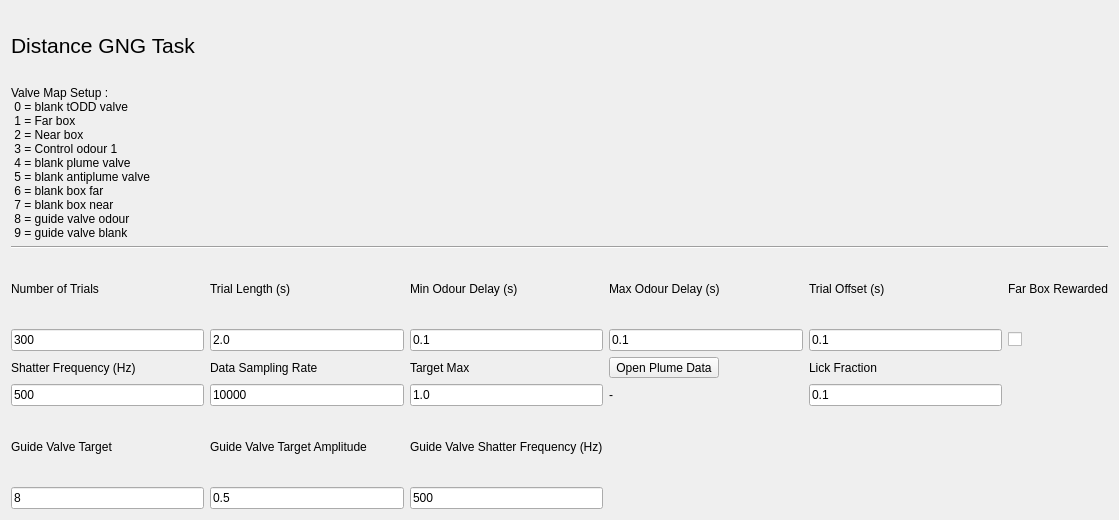
<?xml version="1.0" encoding="UTF-8"?>
<ui version="4.0">
 <class>Form</class>
 <widget class="QWidget" name="Form">
  <property name="geometry">
   <rect>
    <x>0</x>
    <y>0</y>
    <width>1119</width>
    <height>520</height>
   </rect>
  </property>
  <property name="windowTitle">
   <string>Form</string>
  </property>
  <layout class="QGridLayout" name="gridLayout">
   <item row="4" column="3">
    <widget class="QLabel" name="label_11">
     <property name="text">
      <string>Max Odour Delay (s)</string>
     </property>
    </widget>
   </item>
   <item row="5" column="2">
    <widget class="QLineEdit" name="mindelayEdit">
     <property name="text">
      <string>0.1</string>
     </property>
    </widget>
   </item>
   <item row="1" column="0" colspan="6">
    <widget class="QLabel" name="label_13">
     <property name="text">
      <string>Valve Map Setup : 
 0 = blank tODD valve 
 1 = Far box 
 2 = Near box 
 3 = Control odour 1 
 4 = blank plume valve 
 5 = blank antiplume valve 
 6 = blank box far 
 7 = blank box near 
 8 = guide valve odour 
 9 = guide valve blank</string>
     </property>
    </widget>
   </item>
   <item row="4" column="0">
    <widget class="QLabel" name="label">
     <property name="text">
      <string>Number of Trials</string>
     </property>
    </widget>
   </item>
   <item row="4" column="5">
    <widget class="QLabel" name="label_7">
     <property name="text">
      <string>Far Box Rewarded</string>
     </property>
    </widget>
   </item>
   <item row="5" column="5">
    <widget class="QCheckBox" name="FarBoxRewardedCheck">
     <property name="text">
      <string/>
     </property>
    </widget>
   </item>
   <item row="5" column="1">
    <widget class="QLineEdit" name="trialLengthEdit">
     <property name="text">
      <string>2.0</string>
     </property>
    </widget>
   </item>
   <item row="6" column="1">
    <widget class="QLabel" name="label_9">
     <property name="text">
      <string>Data Sampling Rate</string>
     </property>
    </widget>
   </item>
   <item row="4" column="2">
    <widget class="QLabel" name="label_2">
     <property name="text">
      <string>Min Odour Delay (s)</string>
     </property>
    </widget>
   </item>
   <item row="6" column="3">
    <widget class="QToolButton" name="openPlumeDataButton">
     <property name="text">
      <string>Open Plume Data</string>
     </property>
    </widget>
   </item>
   <item row="4" column="1">
    <widget class="QLabel" name="label_5">
     <property name="text">
      <string>Trial Length (s)</string>
     </property>
    </widget>
   </item>
   <item row="2" column="0" colspan="6">
    <widget class="Line" name="line_2">
     <property name="orientation">
      <enum>Qt::Horizontal</enum>
     </property>
    </widget>
   </item>
   <item row="7" column="3">
    <widget class="QLabel" name="plumeDataLabel">
     <property name="text">
      <string>-</string>
     </property>
    </widget>
   </item>
   <item row="7" column="4">
    <widget class="QLineEdit" name="lickFractionEdit">
     <property name="text">
      <string>0.1</string>
     </property>
    </widget>
   </item>
   <item row="4" column="4">
    <widget class="QLabel" name="label_4">
     <property name="enabled">
      <bool>true</bool>
     </property>
     <property name="text">
      <string>Trial Offset (s)</string>
     </property>
    </widget>
   </item>
   <item row="5" column="3">
    <widget class="QLineEdit" name="maxdelayEdit">
     <property name="text">
      <string>0.1</string>
     </property>
    </widget>
   </item>
   <item row="5" column="0">
    <widget class="QLineEdit" name="nTrialsEdit">
     <property name="text">
      <string>300</string>
     </property>
    </widget>
   </item>
   <item row="5" column="4">
    <widget class="QLineEdit" name="offsetEdit">
     <property name="text">
      <string>0.1</string>
     </property>
    </widget>
   </item>
   <item row="6" column="2">
    <widget class="QLabel" name="label_10">
     <property name="text">
      <string>Target Max</string>
     </property>
    </widget>
   </item>
   <item row="7" column="1">
    <widget class="QLineEdit" name="dataSamplingRateEdit">
     <property name="text">
      <string>10000</string>
     </property>
    </widget>
   </item>
   <item row="6" column="0">
    <widget class="QLabel" name="label_8">
     <property name="text">
      <string>Shatter Frequency (Hz)</string>
     </property>
    </widget>
   </item>
   <item row="7" column="2">
    <widget class="QLineEdit" name="targetMaxEdit">
     <property name="text">
      <string>1.0</string>
     </property>
    </widget>
   </item>
   <item row="6" column="4">
    <widget class="QLabel" name="label_6">
     <property name="text">
      <string>Lick Fraction</string>
     </property>
    </widget>
   </item>
   <item row="0" column="0" colspan="4">
    <widget class="QLabel" name="label_3">
     <property name="font">
      <font>
       <pointsize>16</pointsize>
      </font>
     </property>
     <property name="text">
      <string>Distance GNG Task</string>
     </property>
     <property name="scaledContents">
      <bool>false</bool>
     </property>
    </widget>
   </item>
   <item row="8" column="2">
    <widget class="QLabel" name="label_15">
     <property name="text">
      <string>Guide Valve Shatter Frequency (Hz)</string>
     </property>
    </widget>
   </item>
   <item row="8" column="1">
    <widget class="QLabel" name="label_14">
     <property name="text">
      <string>Guide Valve Target Amplitude</string>
     </property>
    </widget>
   </item>
   <item row="9" column="1">
    <widget class="QLineEdit" name="GuideValveTargetAmplitudeEdit">
     <property name="text">
      <string>0.5</string>
     </property>
    </widget>
   </item>
   <item row="8" column="0">
    <widget class="QLabel" name="label_12">
     <property name="text">
      <string>Guide Valve Target</string>
     </property>
    </widget>
   </item>
   <item row="9" column="2">
    <widget class="QLineEdit" name="GuideValveShatterFreqEdit">
     <property name="text">
      <string>500</string>
     </property>
    </widget>
   </item>
   <item row="9" column="0">
    <widget class="QLineEdit" name="GuideValveTargetEdit">
     <property name="text">
      <string>8</string>
     </property>
    </widget>
   </item>
   <item row="7" column="0">
    <widget class="QLineEdit" name="shatterHzEdit">
     <property name="text">
      <string>500</string>
     </property>
    </widget>
   </item>
  </layout>
 </widget>
 <resources/>
 <connections/>
</ui>
